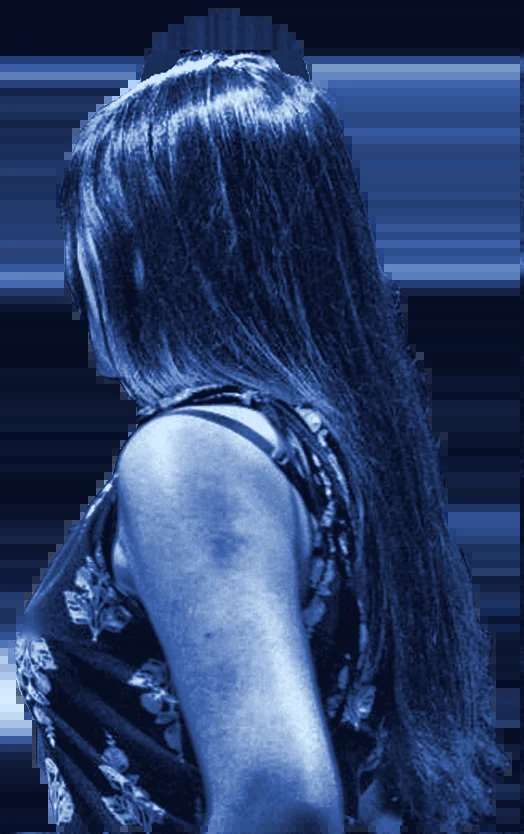
#> input picture mockups/cutouts/stage-src/nandini-half-fade.webp, 524 x 834 px
$ python step1_clean.py ../../cutouts/stage-src/nandini-half-fade.webp ../../cutouts/stage-src/nandini-half.webp ../../cutouts/stage-src/nandini-half.webp
#> lines starting #> are read from the running program, lines starting #| are printed output that depends on the picture; after the words box and inside, x2 and y2 are one past the last pixel; in counts of white or black regions, pixels touching at a corner belong together
"""Remove the white overlay text from the photo by inpainting."""
import sys
import cv2
import numpy as np

src, out, mask_out = sys.argv[1], sys.argv[2], sys.argv[3]
img = cv2.imread(src)
#> img is the input picture: shape (834, 524, 3); mean B, G, R 106.8, 64.2, 44
h, w = img.shape[:2]
#> h = 834; w = 524

hsv = cv2.cvtColor(img, cv2.COLOR_BGR2HSV)
#> hsv: shape (834, 524, 3); mean H, S, V 110.8, 170.3, 106.8
v = hsv[..., 2].astype(np.int16)
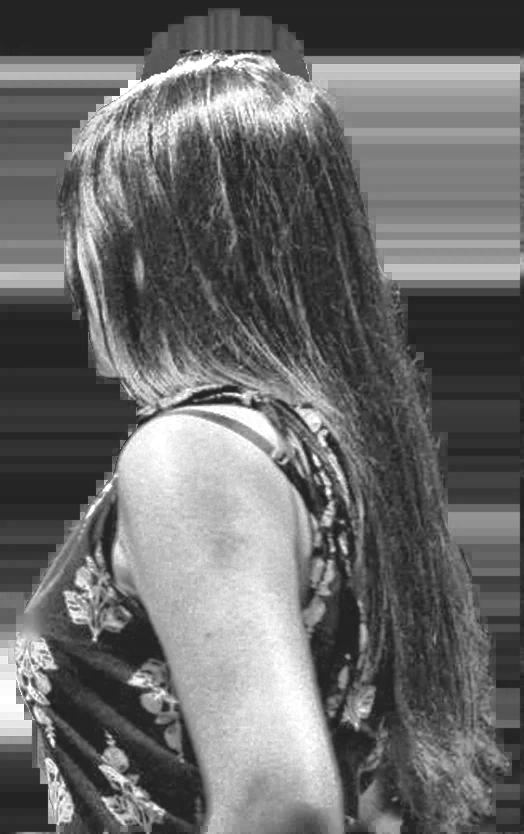
#> v: shape (834, 524) int16; min 23, max 255, mean 106.8
s = hsv[..., 1].astype(np.int16)
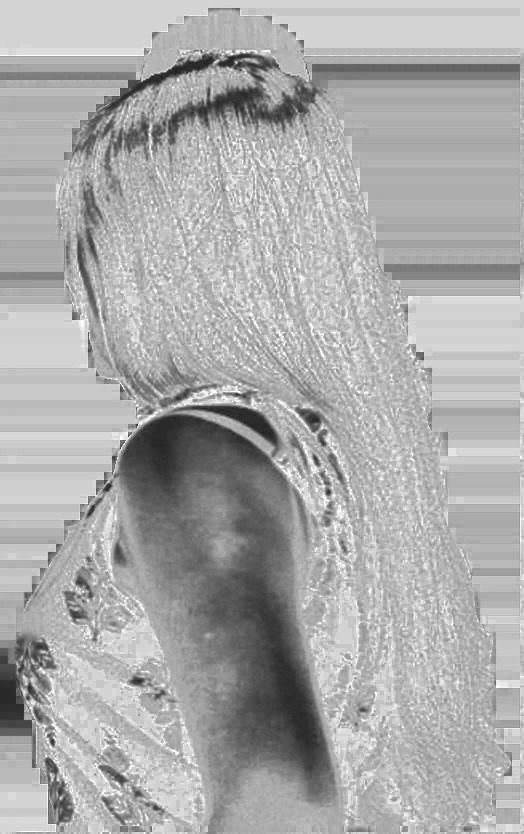
#> s: shape (834, 524) int16; min 34, max 255, mean 170.3

# bright, unsaturated pixels inside the text block on the left
mask = ((v > 150) & (s < 70)).astype(np.uint8) * 255
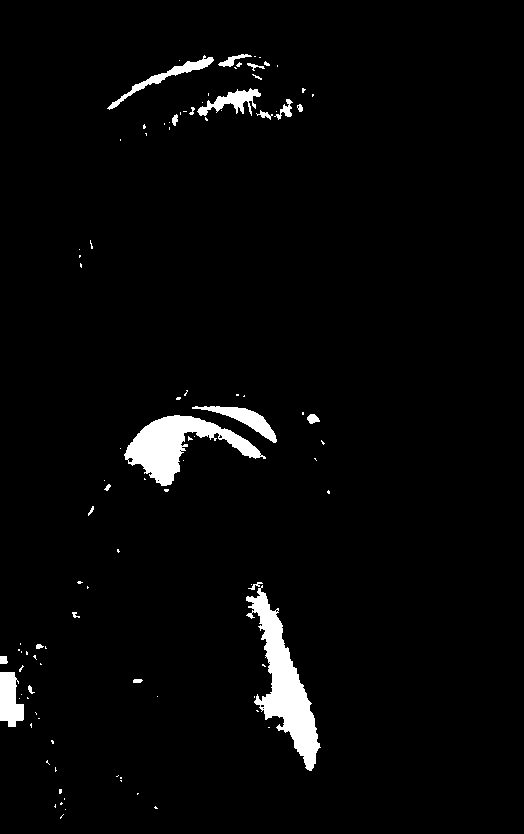
#> mask: shape (834, 524); 3% white; 101 white regions (78 under 20 px), largest, box (x1, y1, x2, y2) and area: (246, 585, 321, 771) 4721, (124, 415, 266, 486) 3887, (0, 672, 24, 727) 971
region = np.zeros_like(mask)
region[120:370, 0:370] = 255
mask = cv2.bitwise_and(mask, region)
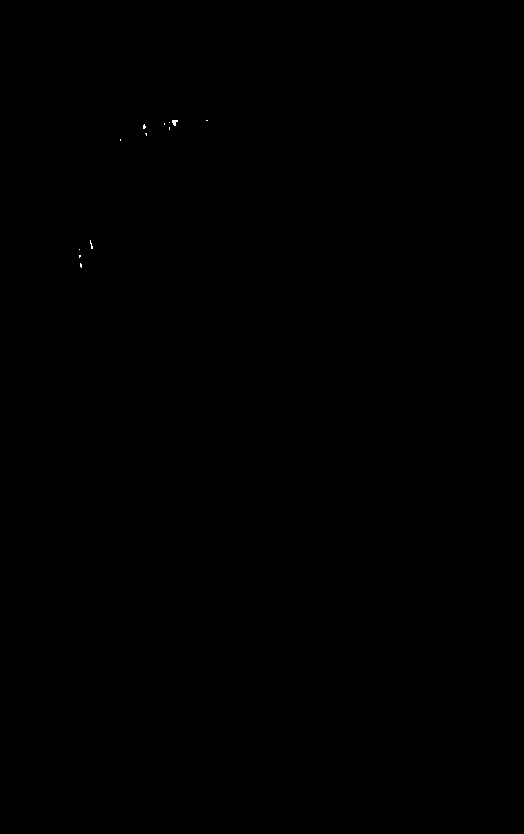
#> mask: shape (834, 524); 0.02% white in thin lines or dots, all inside (x1, y1, x2, y2) = (79, 120, 208, 268)
# grow it to swallow the anti-aliased edges and any dark shadow
mask = cv2.dilate(mask, cv2.getStructuringElement(cv2.MORPH_ELLIPSE, (9, 9)), iterations=2)
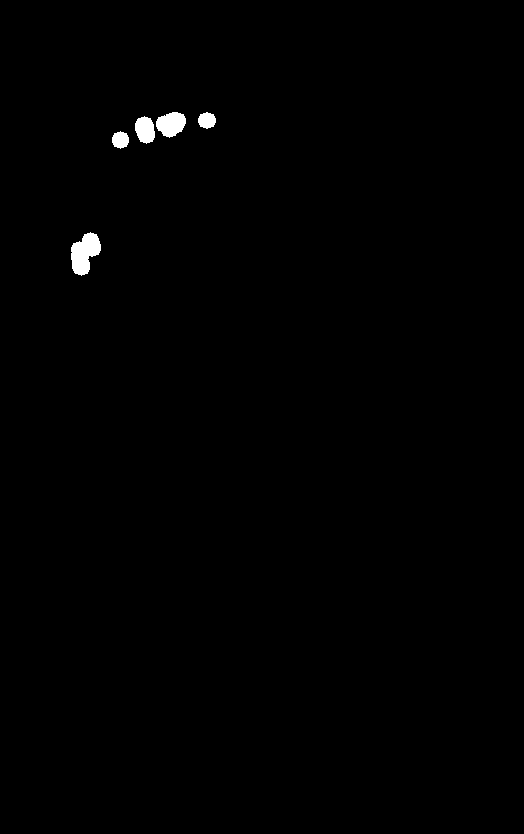
#> mask: shape (834, 524); 0.52% white; 5 white regions, box (x1, y1, x2, y2) and area: (71, 232, 101, 276) 845, (156, 112, 186, 138) 557, (135, 116, 155, 144) 424, (198, 112, 216, 129) 230, (112, 131, 129, 149) 230

clean = cv2.inpaint(img, mask, 9, cv2.INPAINT_TELEA)
# the background is out of focus anyway: blur only the repaired area so it
# matches the bokeh instead of showing inpaint streaks
blur = cv2.GaussianBlur(clean, (0, 0), 6)
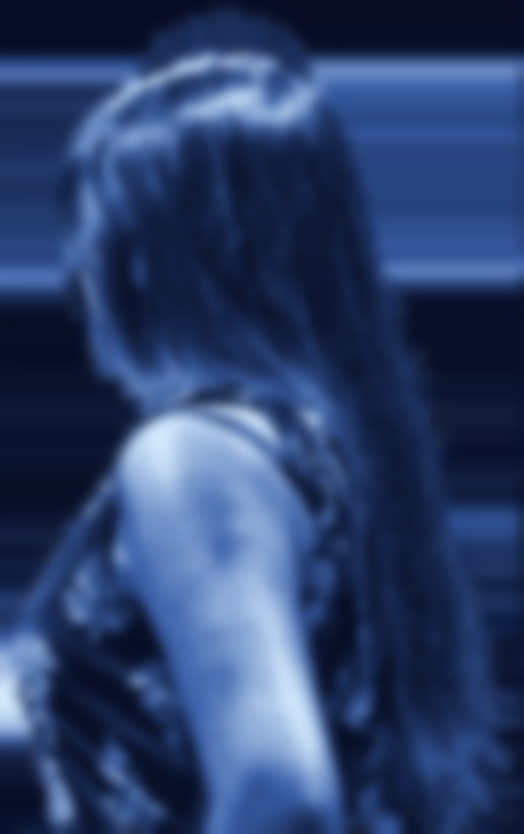
#> blur: shape (834, 524, 3); mean B, G, R 106.8, 64.1, 43.9
soft = cv2.GaussianBlur(mask, (0, 0), 6).astype(np.float32)[..., None] / 255.0
clean = (clean * (1 - soft) + blur * soft).astype(np.uint8)

cv2.imwrite(out, clean)
cv2.imwrite(mask_out, mask)
print("text px:", int((mask > 0).sum()))
#| text px: 2286
